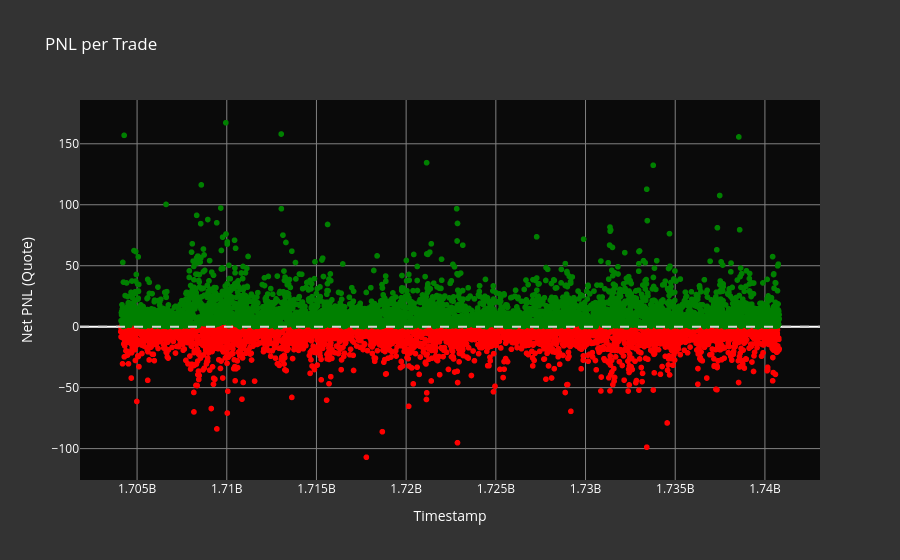

Notebook code for this chart:
### Markdown cell above
### Scatter of PNL per Trade
This bar chart illustrates the PNL for each individual trade. Positive PNLs are shown in green and negative PNLs in red, providing a clear view of profitable vs. unprofitable trades.

### Code cell
import plotly.express as px

# Create a new column for profitability
executors_df['profitable'] = executors_df['net_pnl_quote'] > 0

# Create the scatter plot
fig = px.scatter(
    executors_df,
    x="timestamp",
    y='net_pnl_quote',
    title='PNL per Trade',
    color='profitable',
    color_discrete_map={True: 'green', False: 'red'},
    labels={'timestamp': 'Timestamp', 'net_pnl_quote': 'Net PNL (Quote)'},
    hover_data=['filled_amount_quote', 'side']
)

# Customize the layout
fig.update_layout(
    xaxis_title="Timestamp",
    yaxis_title="Net PNL (Quote)",
    legend_title="Profitable",
    font=dict(size=12, color="white"),
    showlegend=False,
    plot_bgcolor='rgba(0,0,0,0.8)',  # Dark background
    paper_bgcolor='rgba(0,0,0,0.8)',  # Dark background for the entire plot area
    xaxis=dict(gridcolor="gray"),
    yaxis=dict(gridcolor="gray")
)

# Add a horizontal line at y=0 to clearly separate profits and losses
fig.add_hline(y=0, line_dash="dash", line_color="lightgray")

# Show the plot
fig.show()

### Figure 1 — Plotly figure (JSON) as saved in the notebook; plotly's stock layout.template omitted (floating-point values rounded to 4 significant figures; data arrays with more than 128 entries replaced by an {"elided": "..."} marker saying what was removed)
{"data": [{"customdata": {"elided": "3460x2 mixed values"}, "hovertemplate": "profitable=False<br>Timestamp=%{x}<br>Net PNL (Quote)=%{y}<br>filled_amount_quote=%{customdata[0]}<br>side=%{customdata[1]}<extra></extra>", "legendgroup": "False", "marker": {"color": "red", "symbol": "circle"}, "mode": "markers", "name": "False", "showlegend": true, "type": "scattergl", "x": {"elided": "3460 float values"}, "xaxis": "x", "y": {"elided": "3460 float values"}, "yaxis": "y"}, {"customdata": {"elided": "4113x2 mixed values"}, "hovertemplate": "profitable=True<br>Timestamp=%{x}<br>Net PNL (Quote)=%{y}<br>filled_amount_quote=%{customdata[0]}<br>side=%{customdata[1]}<extra></extra>", "legendgroup": "True", "marker": {"color": "green", "symbol": "circle"}, "mode": "markers", "name": "True", "showlegend": true, "type": "scattergl", "x": {"elided": "4113 float values"}, "xaxis": "x", "y": {"elided": "4113 float values"}, "yaxis": "y"}], "layout": {"font": {"color": "white", "size": 12}, "legend": {"title": {"text": "Profitable"}, "tracegroupgap": 0}, "paper_bgcolor": "rgba(0,0,0,0.8)", "plot_bgcolor": "rgba(0,0,0,0.8)", "shapes": [{"line": {"color": "lightgray", "dash": "dash"}, "type": "line", "x0": 0, "x1": 1, "xref": "x domain", "y0": 0, "y1": 0, "yref": "y"}], "showlegend": false, "title": {"text": "PNL per Trade"}, "xaxis": {"anchor": "y", "domain": [0, 1], "gridcolor": "gray", "title": {"text": "Timestamp"}}, "yaxis": {"anchor": "x", "domain": [0, 1], "gridcolor": "gray", "title": {"text": "Net PNL (Quote)"}}}}
